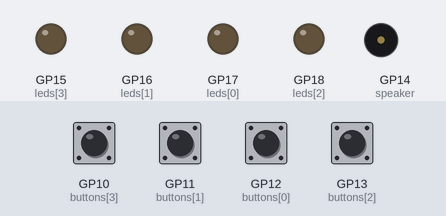
This program was run on a simulated Raspberry Pi Pico running MicroPython. Parts: output pins drawn as LEDs (lit = HIGH), buzzer (waves = sounding). Dashed ring = blinking. Inputs (shaded band) come from the test bench; at power-on: GP10 (buttons[3]), GP11 (buttons[1]), GP12 (buttons[0]), GP13 (buttons[2]) HIGH. Random numbers come from a fixed seed; what the program prints to the serial console is not drawn. At 4.2 s the program stops and its outputs stay as they are.

Above: at 2.4 s.
2.5 s: GP10 (buttons[3]) pulled LOW for 0.15 s
At 2.7 s:
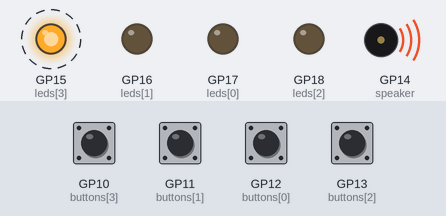
At 3.6 s:
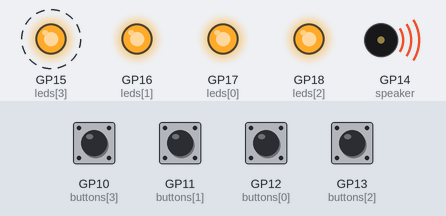
Timing chart, 0 to 5.5 s (numbered marks = the images above; inputs shaded):
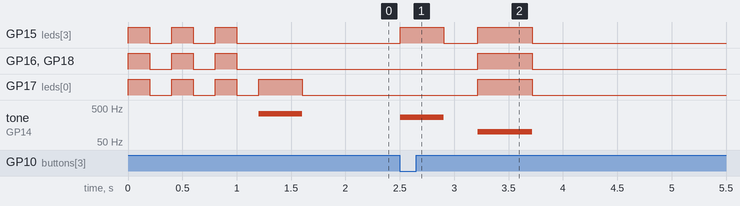

Measured:
- after the input at 2.5 s, GP15 (leds[3]): alternates HIGH for 0.45 s and LOW for 0.31 s, 4 changes in all, then stays LOW, starting at once; GP16 (leds[1]), GP17 (leds[0]), GP18 (leds[2]): LOW → HIGH after 0.72 s, → LOW 0.50 s later; tone on GP14 (speaker): silent → 264 Hz at once, → silent 0.40 s later, → 100 Hz 0.31 s later, → silent 0.50 s later
- by itself, GP17 (leds[0]): repeats every 0.40 s: HIGH 0.20 s, LOW 0.20 s

The program:

new_simon_says.py
```python
from machine import Pin, PWM
from time import sleep_ms
import random

class LED:
    def __init__(self, pin_number):
        self.led = Pin(pin_number, Pin.OUT)

    def on(self):
        self.led.value(1)

    def off(self):
        self.led.value(0)

class Speaker:
    def __init__(self, pin_number):
        self.speaker = Pin(pin_number, Pin.OUT)
        self.buzzer = PWM(self.speaker)
        self.buzzer.duty_u16(0)  # Start with no sound

    def play_tone(self, tone, duration=200):
        self.buzzer.freq(tone)
        self.buzzer.duty_u16(32768)
        sleep_ms(duration)
        self.buzzer.duty_u16(0)

    def play_sequence(self, tones):
        for tone in tones:
            self.play_tone(tone, 150)
            sleep_ms(100)  # Brief pause between tones

class Button:
    def __init__(self, pin_number):
        self.button = Pin(pin_number, Pin.IN, Pin.PULL_UP)

    def is_pressed(self):
        return self.button.value() == 0

class SimonSaysGame:
    def __init__(self):
        # LED setup
        self.leds = [LED(pin) for pin in [17, 16, 18, 15]]
        # Button setup
        self.buttons = [Button(pin) for pin in [12, 11, 13, 10]]
        # Speaker setup
        self.speaker = Speaker(14)

        # Game parameters
        self.tones = [random.randint(200, 1000) for _ in range(30)]
        self.winning_tones = [523, 659, 784, 1047]  # Winning melody
        self.sequence = []
        self.speed = 800  # Start with moderate speed

    def blink_all_leds(self, times=3):
        for _ in range(times):
            self.turn_on_all_leds()
            sleep_ms(200)
            self.turn_off_all_leds()
            sleep_ms(200)

    def turn_on_all_leds(self):
        for led in self.leds:
            led.on()

    def turn_off_all_leds(self):
        for led in self.leds:
            led.off()

    def play_game_sequence(self):
        for index in self.sequence:
            self.leds[index].on()
            self.speaker.play_tone(self.tones[index], 400)
            self.leds[index].off()
            sleep_ms(self.speed)

    def get_player_sequence(self):
        player_sequence = []
        for _ in range(len(self.sequence)):
            button_pressed = False
            while not button_pressed:
                for i, button in enumerate(self.buttons):
                    if button.is_pressed():
                        player_sequence.append(i)
                        self.leds[i].on()
                        self.speaker.play_tone(self.tones[i], 400)
                        self.leds[i].off()
                        button_pressed = True
                        sleep_ms(300)  # Debounce
                        break
                sleep_ms(10)
        return player_sequence

    def play_losing_sequence(self):
        self.turn_on_all_leds()
        self.speaker.play_tone(100, 500)
        self.turn_off_all_leds()
        sleep_ms(500)

    def play_winning_sequence(self):
        for _ in range(4):
            for i in range(len(self.leds)):
                self.leds[i].on()
                self.speaker.play_tone(self.winning_tones[i], 150)
                self.leds[i].off()
                sleep_ms(100)

    def play(self):
        self.blink_all_leds()  # Start the game with a blink sequence

        while True:
            # Add a new random step to the sequence
            new_step = random.randint(0, 3)
            self.sequence.append(new_step)

            # Increase speed as the game progresses
            self.speed = max(200, self.speed - 20)

            # Play the current sequence
            self.play_game_sequence()

            # Get and check the player's sequence
            player_sequence = self.get_player_sequence()
            if player_sequence != self.sequence:
                self.play_losing_sequence()
                print("Wrong sequence! Game Over.")
                break

            if len(self.sequence) == 20:  # Winning condition
                print("Congratulations! You've won!")
                self.play_winning_sequence()
                break

            print("Correct sequence! Next round...")
            sleep_ms(1000)  # Pause before the next round

# Start the Simon Says game
game = SimonSaysGame()
game.play()
```
